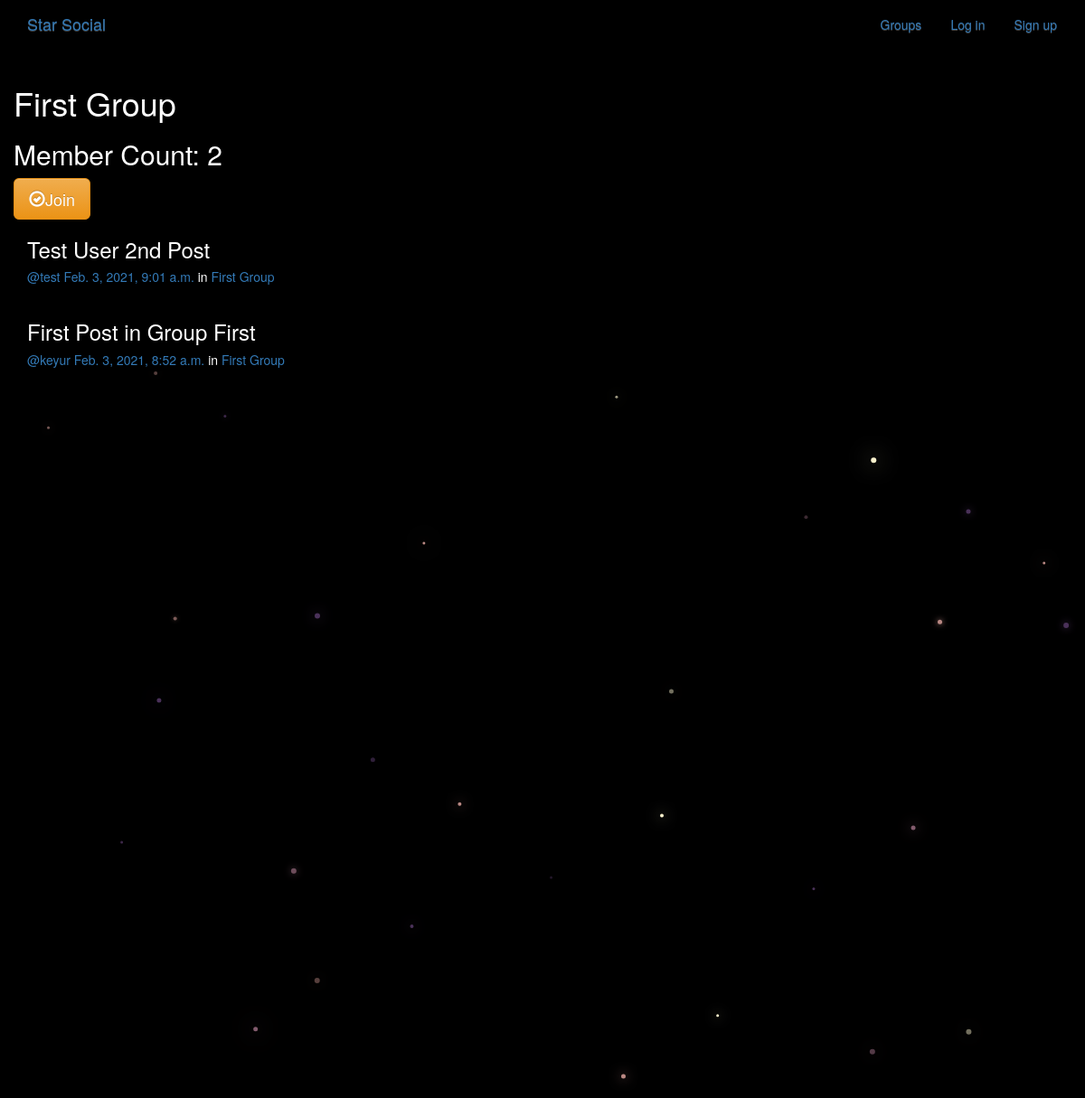
The app's page /groups/posts/in/first-group/ with its own data.
### groups/models.py (models this page shows, shortened)
class Group(models.Model):
    name = models.CharField(max_length=255,unique=True)
    slug = models.SlugField(allow_unicode=True,unique=True)
    description = models.TextField(blank=True,default='')
    description_html = models.TextField(editable=False,default='',blank=True)
    members = models.ManyToManyField(User,through='GroupMember')
    class Meta():
        ordering = ['name']

### posts/models.py (models this page shows, shortened)
class Post(models.Model):
    user = models.ForeignKey(User,related_name='posts',on_delete=models.CASCADE)
    created_at = models.DateTimeField(auto_now=True)
    message = models.TextField()
    message_html = models.TextField(editable=False)
    group = models.ForeignKey(Group,related_name='posts',null=True,blank=True,on_delete=models.CASCADE)
    class Meta():
        ordering = [ '-created_at' ]
        unique_together = ['user','message']

### groups/views.py (the view)
# urls.py: url(r'^posts/in/(?P<slug>[-\w]+)/$',views.SingleGroup.as_view(),name='single'),
class SingleGroup(DetailView):
    model = Group

### groups/templates/groups/group_detail.html
{% extends 'groups/group_base.html' %}
{% block pregroup %}
<h1>{{ group.name }}</h1>
<h2>Member Count: {{ group.members.count }}</h2>
<div class="content">
    {% if user in group.members.all %}
        <a href="{% url 'groups:leave' slug=group.slug %}" class="btn btn-lg btn-fill btn-warning" ><span class="glyphicon glyphicon-remove-circle"></span>Leave</a>
    {% else %}
        <a href="{% url 'groups:join' slug=group.slug %}" class="btn btn-lg btn-fill btn-warning" ><span class="glyphicon glyphicon-ok-circle"></span>Join</a>
    {% endif %}
</div>
{% endblock pregroup %}
{% block group_content %}
<div class="col-md-8">
{% if group.posts.count == 0 %}
    <h2>No posts in this group yet!</h2>
{% else %}
    {% for post in group.posts.all %}
        {% include 'posts/_post.html' %}
    {% endfor %}
{% endif %}
</div>
{% endblock group_content %}

### posts/templates/posts/_post.html (shortened to what this page needs)
<div class="post media">
	<h3>{{ post.message_html|safe }}</h3>
	<div class="media-body">
		<h5 class="media-heading">
			<span class="username"><a href="{% url 'posts:for_user' username=post.user.username %}">@{{ post.user.username }}</a></span>
			<time class="time"><a href="{% url 'posts:single' username=post.user.username pk=post.pk %}">{{ post.created_at }}</a></time>
			{% if post.group %}
			<span class="group-name">in <a href="#">{{ post.group.name }}</a></span>
			{% endif %}
		</h5>
	</div>
</div>

### static/starsocial/css/master.css (style rules this page uses)
body { margin: 0; overflow: hidden; background-color: black; color:white; }

### records on screen
Group: name "First Group", members.count "2"
Post: message_html "Test User 2nd Post", user.username "test", created_at "Feb. 3, 2021, 9:01 a.m.", group.name "First Group"
Post: message_html "First Post in Group First", user.username "keyur", created_at "Feb. 3, 2021, 8:52 a.m.", group.name "First Group"
